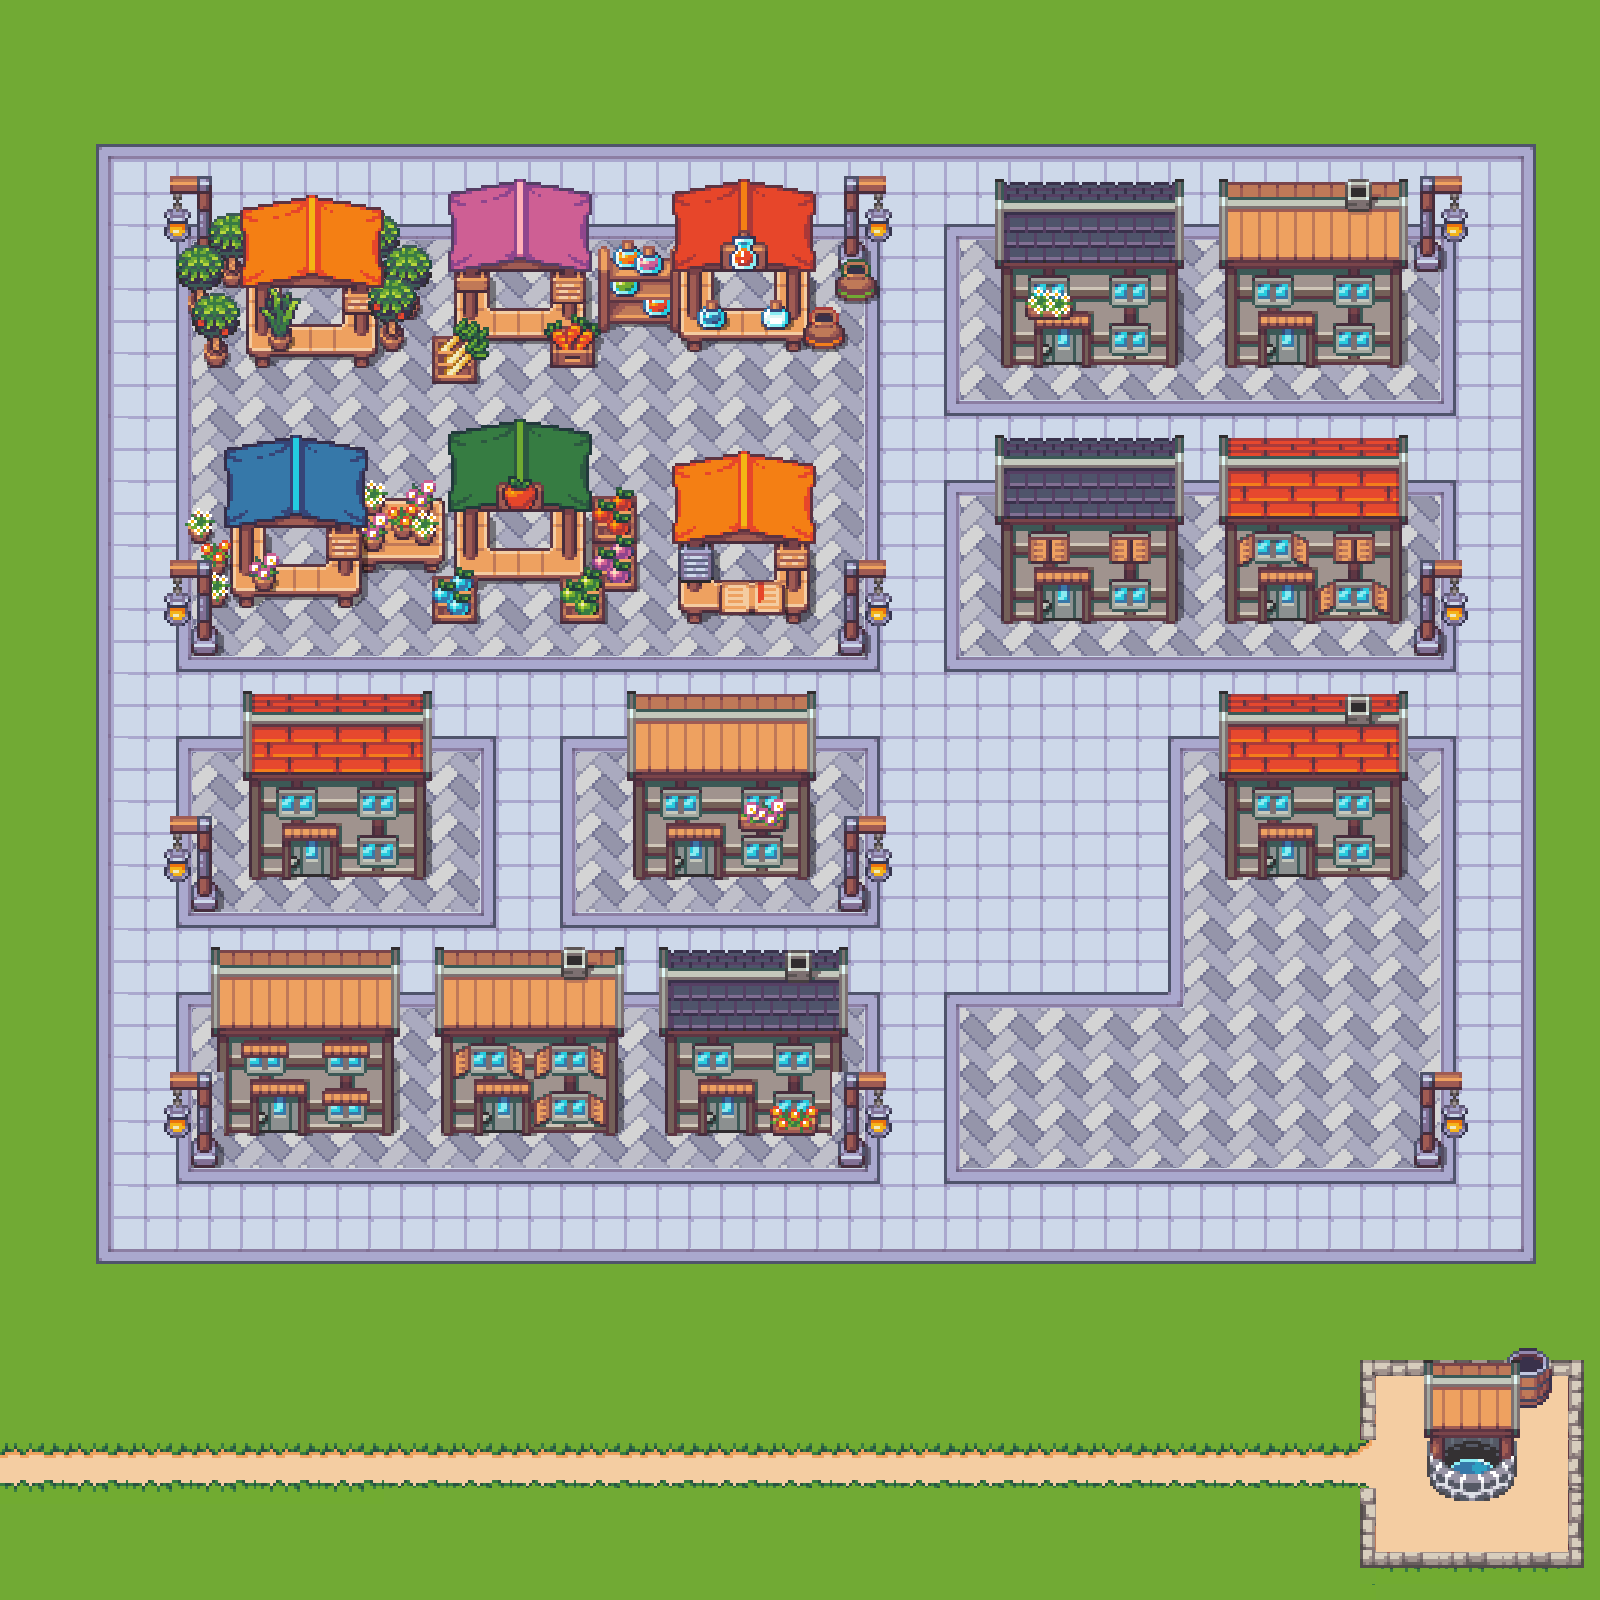

A 2D game scene composited from a Tiled map and its tileset images. What follows is a short description and the map's XML, with each tile layer's data collapsed to a summary:
An orthogonal 100x100 tile map with 16x16 px tiles, 11 tile layers (ground, grass2, grass, trees, ...), 7 tilesets.

<map version="1.10" tiledversion="1.10.2" orientation="orthogonal" renderorder="right-down" width="100" height="100" tilewidth="16" tileheight="16" infinite="0" nextlayerid="15" nextobjectid="1">
 <editorsettings>
  <export target="farm.tmj" format="json" />
 </editorsettings>
 <tileset firstgid="1" name="ground" tilewidth="16" tileheight="16" tilecount="1728" columns="48">
  <image source="tiles/ground.png" width="768" height="576" />
 </tileset>
 <tileset firstgid="1729" name="water" tilewidth="16" tileheight="16" tilecount="1728" columns="48">
  <image source="tiles/water.png" width="768" height="576" />
 </tileset>
 <tileset firstgid="3457" name="objects" tilewidth="16" tileheight="16" tilecount="2304" columns="48">
  <image source="tiles/objects.png" width="768" height="768" />
 </tileset>
 <tileset firstgid="5761" name="structures" tilewidth="16" tileheight="16" tilecount="2304" columns="48">
  <image source="tiles/structures.png" width="768" height="768" />
 </tileset>
 <tileset firstgid="8065" name="nature" tilewidth="16" tileheight="16" tilecount="13824" columns="288">
  <image source="tiles/nature.png" width="4608" height="768" />
 </tileset>
 <tileset firstgid="21889" name="village_buildings" tilewidth="16" tileheight="16" tilecount="4608" columns="96">
  <image source="tiles/village_buildings.png" width="1536" height="768" />
 </tileset>
 <tileset firstgid="26497" name="village_ground" tilewidth="16" tileheight="16" tilecount="1728" columns="48">
  <image source="tiles/village_ground.png" width="768" height="576" />
 </tileset>
 <layer id="1" name="ground" width="100" height="100">
  <data>[10000 cells, 10000 non-empty, 94 distinct tile ids]</data>
 </layer>
 <layer id="11" name="grass2" width="100" height="100">
  <data>[10000 cells, 1 non-empty, 1 distinct tile ids]</data>
 </layer>
 <layer id="4" name="grass" width="100" height="100">
  <data>[10000 cells, 12 non-empty, 12 distinct tile ids]</data>
 </layer>
 <layer id="9" name="trees" width="100" height="100">
  <data>[10000 cells, 84 non-empty, 84 distinct tile ids]</data>
 </layer>
 <layer id="2" name="below" width="100" height="100">
  <data>[10000 cells, 1954 non-empty, 672 distinct tile ids]</data>
 </layer>
 <layer id="8" name="objects" width="100" height="100">
  <data>[10000 cells, 194 non-empty, 182 distinct tile ids]</data>
 </layer>
 <layer id="6" name="trees1" width="100" height="100">
  <data>[10000 cells, 106 non-empty, 91 distinct tile ids]</data>
 </layer>
 <layer id="5" name="trees2" width="100" height="100">
  <data>[10000 cells, 57 non-empty, 33 distinct tile ids]</data>
 </layer>
 <layer id="7" name="trees3" width="100" height="100">
  <data>[10000 cells, 78 non-empty, 63 distinct tile ids]</data>
 </layer>
 <layer id="3" name="above" width="100" height="100">
  <data>[10000 cells, 324 non-empty, 270 distinct tile ids]</data>
 </layer>
 <layer id="14" name="above2" width="100" height="100">
  <data>[10000 cells, 18 non-empty, 18 distinct tile ids]</data>
 </layer>
</map>
